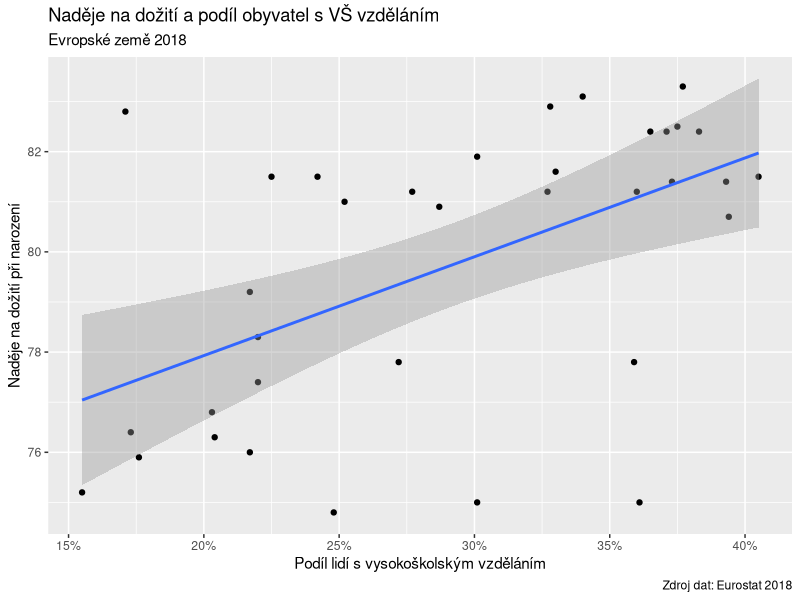
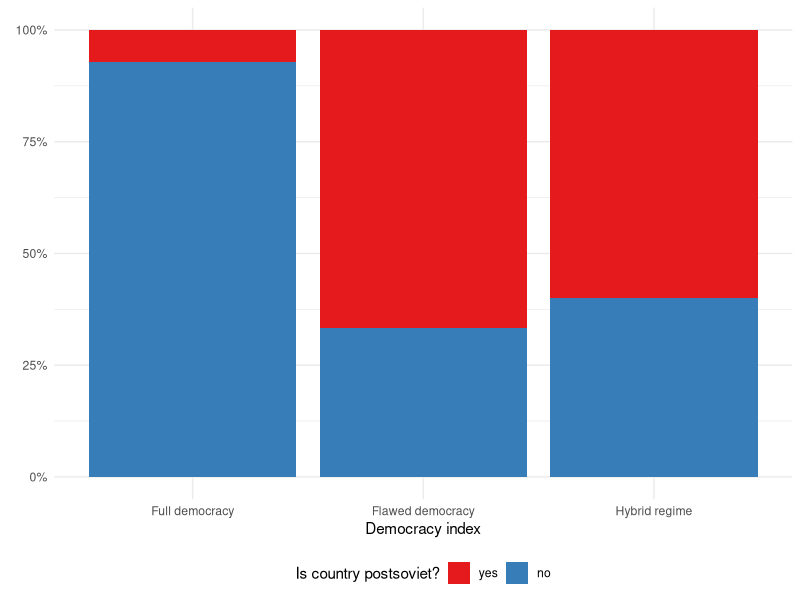
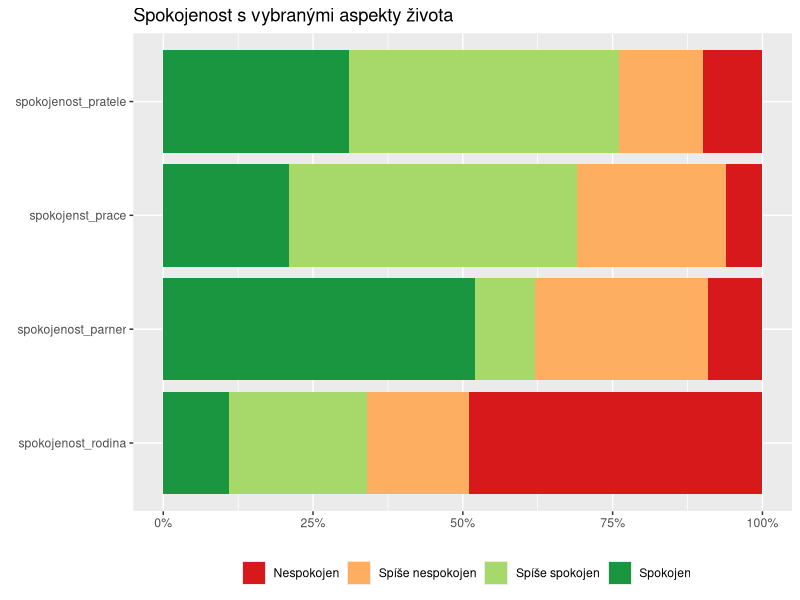

These charts were generated, in order, by the following R code:
## ---- chunk 1
#| echo: false
#| message: false

library(tidyverse)
library(scales)
library(RColorBrewer)
countries <- read_csv("data/countries.csv")
## ---- chunk 2
#| echo: false
#| warning: false

library(scales)

ggplot(data = countries, aes(x = uni_prc, y = life_exp)) +
  geom_point() +
  geom_smooth(method = "lm") +
  scale_x_continuous(labels = percent_format(1)) +
  labs(x = "Podíl lidí s vysokoškolským vzděláním",
       y = "Naděje na dožití při narození",
       title = "Naděje na dožití a podíl obyvatel s VŠ vzděláním",
       subtitle = "Evropské země 2018",
       caption = "Zdroj dat: Eurostat 2018")
## ---- chunk 3
#| echo: false
#| warning: false

countries %>% 
  filter(!is.na(di_cat)) %>% 
  count(di_cat, postsoviet) %>% 
  mutate(postsoviet = fct_rev(postsoviet), #obrati poradi kategorii v promenne postsoviet
         di_cat = fct_relevel(di_cat, "Full democracy", "Flawed democracy", "Hybrid regime")) %>%
  ggplot(aes(x = di_cat, y = n, fill = postsoviet)) +
  geom_col(position = "fill") +
  scale_fill_brewer(palette = "Set1") + #paleta barev
  scale_y_continuous(labels = percent_format(accuracy = 1)) +
  labs(x = "Democracy index",
       y = element_blank(),
       fill = "Is country postsoviet?") +
  theme_minimal() +
  theme(legend.position = "bottom")
## ---- chunk 4
likert = c("Spokojen", "Spíše spokojen", "Spíše nespokojen", "Nespokojen")

set.seed(123)
spokojenost = data.frame(spokojenst_prace = sample(likert, size = 100,
                                                   replace = TRUE,
                                                   prob = c(0.2, 0.5, 0.3, 0.1)),
                         spokojenost_pratele = sample(likert, size = 100,
                                                      replace = TRUE,
                                                      prob = c(0.3, 0.5, 0.2, 0.1)),
                         spokojenost_parner = sample(likert, size = 100,
                                                     replace = TRUE,
                                                     prob = c(0.5,  0.1, 0.3, 0.1)),
                         spokojenost_rodina = sample(likert, size = 100,
                                                     replace = TRUE,
                                                     prob = c(0.1, 0.3, 0.2, 0.5)) )
## ---- chunk 5
#| echo: false

spokojenost %>%
  pivot_longer(cols = everything()) %>% 
  count(name, value) %>% 
  group_by(name) %>% 
  mutate(trust = sum(n[value %in% c("Spokojen","Spíše spokojen")] )) %>% 
  ungroup() %>% 
  mutate(name = fct_reorder(name, trust)) %>% 
  ggplot(aes(x = n, y = name, fill = value)) +
    geom_col(position = "fill") +
    labs(x = element_blank(),
         y = element_blank(),
         fill = element_blank(),
         title = "Spokojenost s vybranými aspekty života") +
    scale_x_continuous(labels = percent_format(accuracy = 1)) +
    scale_fill_brewer(palette = "RdYlGn") +
    theme(legend.position = "bottom")
